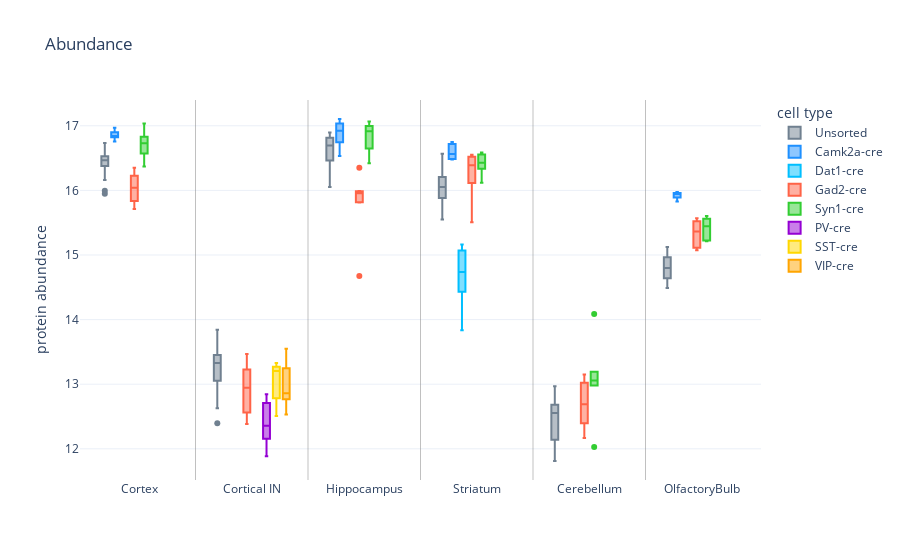

Here is the notebook cell this chart was saved with:
### Code cell
### --- PLOT EXPRESSION --- ###
search_key='Camk2a'
search_term = df_info[df_info['gene'] == search_key].index[0]
print(df_info['gene'].iloc[0])

record = df_expressed.loc[search_term]
list_regions = []
list_celltypes = []
list_values = []
for key, value in record.items():
    if value > 0:
        key = re.sub(r'\.\d+$', '', key)
        region, celltype = str.split(key, sep='.')
        region = region.replace('CorticalInterneurons', 'Cortical IN')
        list_regions.append(region)
        list_celltypes.append(celltype)
        list_values.append(value)
df = pd.DataFrame({'values': list_values, 'regions': list_regions, 'cell type': list_celltypes})


list_unq_region = ['Cortex', 'Cortical IN', 'Hippocampus', 'Striatum', 'Cerebellum', 'OlfactoryBulb']
list_unq_mouse = ['Camk2a-cre', 'Dat1-cre', 'Syn1-cre', 'Gad2-cre', 'PV-cre', 'SST-cre', 'VIP-cre']

color_map = {'Unsorted': '#708090', 
             'Camk2a-cre': '#1E90FF', 
             'Dat1-cre': '#00BFFF',
             'Syn1-cre': '#32CD32',
             'Gad2-cre': '#FF6347',
             'PV-cre': '#9400D3',
             'SST-cre': '#FFD700',
             'VIP-cre': '#FFA500'}

fig = px.box(df, x='regions', y='values', 
             color='cell type',
             color_discrete_map=color_map,
             title='Abundance',
             category_orders={'regions': list_unq_region, 'mouse line': list_unq_mouse},
             template='plotly_white')

for vidx in range(len(list_unq_region) - 1):
    fig.add_vline(x=vidx + .5, line_color='grey', line_width=0.5)

    
fig.update_layout(xaxis_title='',
                  yaxis_title='protein abundance')
    
# # Show the plot
fig.show()

### Figure 1 — Plotly figure (JSON) as saved in the notebook; plotly's stock layout.template omitted (floating-point values rounded to 4 significant figures; data arrays with more than 128 entries replaced by an {"elided": "..."} marker saying what was removed)
{"data": [{"alignmentgroup": "True", "hovertemplate": "cell type=Unsorted<br>regions=%{x}<br>values=%{y}<extra></extra>", "legendgroup": "Unsorted", "marker": {"color": "#708090"}, "name": "Unsorted", "notched": false, "offsetgroup": "Unsorted", "orientation": "v", "showlegend": true, "type": "box", "x": {"elided": "132 str values"}, "x0": " ", "xaxis": "x", "y": {"elided": "132 float values"}, "y0": " ", "yaxis": "y"}, {"alignmentgroup": "True", "hovertemplate": "cell type=Camk2a-cre<br>regions=%{x}<br>values=%{y}<extra></extra>", "legendgroup": "Camk2a-cre", "marker": {"color": "#1E90FF"}, "name": "Camk2a-cre", "notched": false, "offsetgroup": "Camk2a-cre", "orientation": "v", "showlegend": true, "type": "box", "x": ["OlfactoryBulb", "OlfactoryBulb", "OlfactoryBulb", "OlfactoryBulb", "OlfactoryBulb", "Cortex", "Cortex", "Cortex", "Cortex", "Cortex", "Cortex", "Hippocampus", "Hippocampus", "Hippocampus", "Hippocampus", "Hippocampus", "Hippocampus", "Hippocampus", "Striatum", "Striatum", "Striatum", "Striatum", "Striatum", "Striatum", "Striatum"], "x0": " ", "xaxis": "x", "y": [15.95, 15.98, 15.83, 15.91, 15.95, 16.83, 16.76, 16.82, 16.97, 16.85, 16.9, 16.53, 16.74, 17.1, 17.06, 16.97, 16.76, 16.92, 16.74, 16.48, 16.48, 16.56, 16.75, 16.5, 16.65], "y0": " ", "yaxis": "y"}, {"alignmentgroup": "True", "hovertemplate": "cell type=Dat1-cre<br>regions=%{x}<br>values=%{y}<extra></extra>", "legendgroup": "Dat1-cre", "marker": {"color": "#00BFFF"}, "name": "Dat1-cre", "notched": false, "offsetgroup": "Dat1-cre", "orientation": "v", "showlegend": true, "type": "box", "x": ["Striatum", "Striatum", "Striatum", "Striatum", "Striatum", "Striatum", "Striatum", "Striatum", "Striatum"], "x0": " ", "xaxis": "x", "y": [14.47, 15.12, 14.97, 14.54, 14.74, 15.16, 13.84, 15.05, 14.33], "y0": " ", "yaxis": "y"}, {"alignmentgroup": "True", "hovertemplate": "cell type=Gad2-cre<br>regions=%{x}<br>values=%{y}<extra></extra>", "legendgroup": "Gad2-cre", "marker": {"color": "#FF6347"}, "name": "Gad2-cre", "notched": false, "offsetgroup": "Gad2-cre", "orientation": "v", "showlegend": true, "type": "box", "x": ["OlfactoryBulb", "OlfactoryBulb", "OlfactoryBulb", "OlfactoryBulb", "OlfactoryBulb", "Cerebellum", "Cerebellum", "Cerebellum", "Cerebellum", "Cerebellum", "Cerebellum", "Cerebellum", "Cortex", "Cortex", "Cortex", "Cortex", "Cortex", "Cortex", "Hippocampus", "Hippocampus", "Hippocampus", "Hippocampus", "Hippocampus", "Hippocampus", "Hippocampus", "Striatum", "Striatum", "Striatum", "Striatum", "Striatum", "Striatum", "Striatum", "Cortical IN", "Cortical IN", "Cortical IN", "Cortical IN", "Cortical IN", "Cortical IN", "Cortical IN"], "x0": " ", "xaxis": "x", "y": [15.57, 15.08, 15.5, 15.36, 15.13, 12.69, 13.15, 13.05, 12.43, 12.96, 12.17, 12.38, 15.71, 16.04, 16.22, 15.83, 16.04, 16.35, 14.68, 16.35, 15.98, 15.84, 15.95, 15.81, 15.99, 15.51, 16.39, 16.55, 16.07, 16.54, 16.25, 16.47, 13.47, 13.1, 13.27, 12.94, 12.38, 12.47, 12.84], "y0": " ", "yaxis": "y"}, {"alignmentgroup": "True", "hovertemplate": "cell type=Syn1-cre<br>regions=%{x}<br>values=%{y}<extra></extra>", "legendgroup": "Syn1-cre", "marker": {"color": "#32CD32"}, "name": "Syn1-cre", "notched": false, "offsetgroup": "Syn1-cre", "orientation": "v", "showlegend": true, "type": "box", "x": ["OlfactoryBulb", "OlfactoryBulb", "OlfactoryBulb", "OlfactoryBulb", "OlfactoryBulb", "OlfactoryBulb", "Cerebellum", "Cerebellum", "Cerebellum", "Cerebellum", "Cerebellum", "Cerebellum", "Cortex", "Cortex", "Cortex", "Cortex", "Cortex", "Cortex", "Cortex", "Hippocampus", "Hippocampus", "Hippocampus", "Hippocampus", "Hippocampus", "Hippocampus", "Striatum", "Striatum", "Striatum", "Striatum", "Striatum", "Striatum"], "x0": " ", "xaxis": "x", "y": [15.33, 15.21, 15.22, 15.6, 15.56, 15.56, 14.09, 12.03, 13.11, 12.98, 13.19, 13.0, 16.85, 16.55, 16.37, 16.77, 16.73, 17.04, 16.63, 16.42, 16.98, 16.86, 16.65, 17.0, 17.06, 16.44, 16.34, 16.12, 16.59, 16.56, 16.41], "y0": " ", "yaxis": "y"}, {"alignmentgroup": "True", "hovertemplate": "cell type=PV-cre<br>regions=%{x}<br>values=%{y}<extra></extra>", "legendgroup": "PV-cre", "marker": {"color": "#9400D3"}, "name": "PV-cre", "notched": false, "offsetgroup": "PV-cre", "orientation": "v", "showlegend": true, "type": "box", "x": ["Cortical IN", "Cortical IN", "Cortical IN", "Cortical IN", "Cortical IN", "Cortical IN", "Cortical IN"], "x0": " ", "xaxis": "x", "y": [12.79, 12.36, 12.29, 12.11, 11.88, 12.47, 12.84], "y0": " ", "yaxis": "y"}, {"alignmentgroup": "True", "hovertemplate": "cell type=SST-cre<br>regions=%{x}<br>values=%{y}<extra></extra>", "legendgroup": "SST-cre", "marker": {"color": "#FFD700"}, "name": "SST-cre", "notched": false, "offsetgroup": "SST-cre", "orientation": "v", "showlegend": true, "type": "box", "x": ["Cortical IN", "Cortical IN", "Cortical IN", "Cortical IN", "Cortical IN", "Cortical IN", "Cortical IN"], "x0": " ", "xaxis": "x", "y": [13.22, 12.73, 13.2, 12.94, 12.51, 13.33, 13.29], "y0": " ", "yaxis": "y"}, {"alignmentgroup": "True", "hovertemplate": "cell type=VIP-cre<br>regions=%{x}<br>values=%{y}<extra></extra>", "legendgroup": "VIP-cre", "marker": {"color": "#FFA500"}, "name": "VIP-cre", "notched": false, "offsetgroup": "VIP-cre", "orientation": "v", "showlegend": true, "type": "box", "x": ["Cortical IN", "Cortical IN", "Cortical IN", "Cortical IN", "Cortical IN", "Cortical IN", "Cortical IN", "Cortical IN"], "x0": " ", "xaxis": "x", "y": [13.55, 12.88, 13.32, 12.75, 13.17, 12.84, 12.79, 12.53], "y0": " ", "yaxis": "y"}], "layout": {"autosize": true, "boxmode": "group", "legend": {"title": {"text": "cell type"}, "tracegroupgap": 0}, "shapes": [{"line": {"color": "grey", "width": 0.5}, "type": "line", "x0": 0.5, "x1": 0.5, "xref": "x", "y0": 0, "y1": 1, "yref": "y domain"}, {"line": {"color": "grey", "width": 0.5}, "type": "line", "x0": 1.5, "x1": 1.5, "xref": "x", "y0": 0, "y1": 1, "yref": "y domain"}, {"line": {"color": "grey", "width": 0.5}, "type": "line", "x0": 2.5, "x1": 2.5, "xref": "x", "y0": 0, "y1": 1, "yref": "y domain"}, {"line": {"color": "grey", "width": 0.5}, "type": "line", "x0": 3.5, "x1": 3.5, "xref": "x", "y0": 0, "y1": 1, "yref": "y domain"}, {"line": {"color": "grey", "width": 0.5}, "type": "line", "x0": 4.5, "x1": 4.5, "xref": "x", "y0": 0, "y1": 1, "yref": "y domain"}], "title": {"text": "Abundance"}, "xaxis": {"anchor": "y", "autorange": true, "categoryarray": ["Cortex", "Cortical IN", "Hippocampus", "Striatum", "Cerebellum", "OlfactoryBulb"], "categoryorder": "array", "domain": [0, 1], "range": [-0.5248, 5.525], "title": {"text": ""}, "type": "category"}, "yaxis": {"anchor": "x", "autorange": true, "domain": [0, 1], "range": [11.52, 17.4], "title": {"text": "protein abundance"}, "type": "linear"}}}
